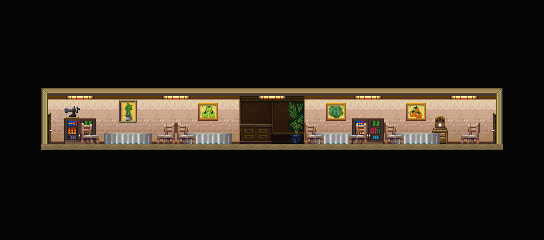

This is a level from a 2D game, rendered from its Tiled map with the project's own tilesets. A one-line summary and the map file follow, with tile-layer data summarised:
An orthogonal 34x15 tile map with 16x16 px tiles, 5 tile layers (Background, Background Above, AAAAAAAAA, Tile Layer 5, ...) and 21 objects (10x Event, 6x Target, 5x Light).

<map version="1.4" tiledversion="1.4.2" orientation="orthogonal" renderorder="right-down" width="34" height="15" tilewidth="16" tileheight="16" infinite="0" nextlayerid="7" nextobjectid="73">
 <tileset firstgid="1" source="Tilesets/Debug2d.tsx" />
 <layer id="1" name="Background" width="34" height="15">
  <properties>
   <property name="CheckPassability" type="bool" value="true" />
   <property name="z" value="1" />
  </properties>
  <data>[510 cells, 510 non-empty, 24 distinct tile ids]</data>
 </layer>
 <layer id="2" name="Background Above" width="34" height="15">
  <properties>
   <property name="z" value=".5" />
  </properties>
  <data>[510 cells, 47 non-empty, 33 distinct tile ids]</data>
 </layer>
 <layer id="3" name="AAAAAAAAA" width="34" height="15">
  <data>[510 cells, 37 non-empty, 17 distinct tile ids]</data>
 </layer>
 <layer id="4" name="Tile Layer 5" width="34" height="15">
  <data>[510 cells, 10 non-empty, 2 distinct tile ids]</data>
 </layer>
 <objectgroup id="5" name="Object Layer 1">
  <object id="51" name="HallLight" type="Light" x="160" y="96" width="32">
   <properties>
    <property name="lighting" value="hallway" />
   </properties>
  </object>
  <object id="52" name="HallLight" type="Light" x="256" y="96" width="32">
   <properties>
    <property name="lighting" value="hallway" />
   </properties>
  </object>
  <object id="54" name="HallLight" type="Light" x="64" y="96" width="32">
   <properties>
    <property name="lighting" value="hallway" />
   </properties>
  </object>
  <object id="55" name="HallLight" type="Light" x="352" y="96" width="32">
   <properties>
    <property name="lighting" value="hallway" />
   </properties>
  </object>
  <object id="56" name="HallLight" type="Light" x="448" y="96" width="32">
   <properties>
    <property name="lighting" value="hallway" />
   </properties>
  </object>
  <object id="57" name="ArrowRight" type="Event" x="480" y="160" width="16" height="16">
   <properties>
    <property name="appearance" value="arrow" />
    <property name="face" value="EAST" />
    <property name="proximity" type="float" value="2.5" />
   </properties>
  </object>
  <object id="58" name="tele" type="Event" x="496" y="128" width="16" height="16">
   <properties>
    <property name="onCollide" value="targetTele('oogabooga', 'left')" />
    <property name="passable" value="IMPASSABLE" />
   </properties>
  </object>
  <object id="59" name="right" type="Target" x="480" y="128" width="16" height="16" />
  <object id="60" name="ArrowLeft" type="Event" x="48" y="160" width="16" height="16">
   <properties>
    <property name="appearance" value="arrow" />
    <property name="face" value="WEST" />
    <property name="proximity" type="float" value="2.5" />
   </properties>
  </object>
  <object id="61" name="tele" type="Event" x="32" y="128" width="16" height="16">
   <properties>
    <property name="onCollide" value="play('door'); targetTele('lounge', 'right')" />
    <property name="passable" value="IMPASSABLE" />
   </properties>
  </object>
  <object id="62" name="left" type="Target" x="48" y="128" width="16" height="16" />
  <object id="63" name="tele" type="Event" x="240" y="112" width="16" height="16">
   <properties>
    <property name="onCollide" value="targetTele('uhuh', 'all1')" />
    <property name="passable" value="IMPASSABLE" />
   </properties>
  </object>
  <object id="64" name="ArrowUp" type="Event" x="256" y="160" width="16" height="16">
   <properties>
    <property name="appearance" value="arrow" />
    <property name="face" value="NORTH" />
    <property name="proximity" type="float" value="2" />
   </properties>
  </object>
  <object id="65" name="hall2" type="Target" x="256" y="128" width="16" height="16" />
  <object id="66" name="hall4" type="Target" x="288" y="128" width="16" height="16" />
  <object id="67" name="hall1" type="Target" x="240" y="128" width="16" height="16" />
  <object id="68" name="ArrowUp" type="Event" x="272" y="160" width="16" height="16">
   <properties>
    <property name="appearance" value="arrow" />
    <property name="face" value="NORTH" />
    <property name="proximity" type="float" value="2" />
   </properties>
  </object>
  <object id="69" name="hall3" type="Target" x="272" y="128" width="16" height="16" />
  <object id="70" name="tele" type="Event" x="256" y="112" width="16" height="16">
   <properties>
    <property name="onCollide" value="targetTele('uhuh', 'all2')" />
    <property name="passable" value="IMPASSABLE" />
   </properties>
  </object>
  <object id="71" name="tele" type="Event" x="272" y="112" width="16" height="16">
   <properties>
    <property name="onCollide" value="targetTele('uhuh', 'all3')" />
    <property name="passable" value="IMPASSABLE" />
   </properties>
  </object>
  <object id="72" name="tele" type="Event" x="288" y="112" width="16" height="16">
   <properties>
    <property name="onCollide" value="targetTele('uhuh', 'all4')" />
    <property name="passable" value="IMPASSABLE" />
   </properties>
  </object>
 </objectgroup>
 <layer id="6" name="Foreground" width="34" height="15">
  <data>[510 cells, 0 non-empty, 0 distinct tile ids]</data>
 </layer>
</map>
